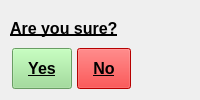
           <widget class="QWidget" name="sureWidget" native="true">
            <property name="sizePolicy">
             <sizepolicy hsizetype="Maximum" vsizetype="Preferred">
              <horstretch>0</horstretch>
              <verstretch>0</verstretch>
             </sizepolicy>
            </property>
            <property name="styleSheet">
             <string notr="true">#widget_10{
	border: 2px solid #000000;
}</string>
            </property>
            <layout class="QVBoxLayout" name="verticalLayout_13">
             <property name="spacing">
              <number>2</number>
             </property>
             <property name="leftMargin">
              <number>10</number>
             </property>
             <property name="topMargin">
              <number>10</number>
             </property>
             <property name="rightMargin">
              <number>10</number>
             </property>
             <property name="bottomMargin">
              <number>2</number>
             </property>
             <item>
              <widget class="QWidget" name="widget_17" native="true">
               <property name="sizePolicy">
                <sizepolicy hsizetype="Maximum" vsizetype="Preferred">
                 <horstretch>0</horstretch>
                 <verstretch>0</verstretch>
                </sizepolicy>
               </property>
               <layout class="QVBoxLayout" name="verticalLayout_14">
                <property name="spacing">
                 <number>0</number>
                </property>
                <property name="leftMargin">
                 <number>0</number>
                </property>
                <property name="topMargin">
                 <number>0</number>
                </property>
                <property name="rightMargin">
                 <number>0</number>
                </property>
                <property name="bottomMargin">
                 <number>0</number>
                </property>
                <item>
                 <widget class="QLabel" name="label_6">
                  <property name="sizePolicy">
                   <sizepolicy hsizetype="Maximum" vsizetype="Preferred">
                    <horstretch>0</horstretch>
                    <verstretch>0</verstretch>
                   </sizepolicy>
                  </property>
                  <property name="font">
                   <font>
                    <pointsize>12</pointsize>
                    <weight>75</weight>
                    <bold>true</bold>
                    <underline>true</underline>
                   </font>
                  </property>
                  <property name="styleSheet">
                   <string notr="true">QLabel{
	color: black;
}</string>
                  </property>
                  <property name="text">
                   <string>Are you sure?</string>
                  </property>
                 </widget>
                </item>
               </layout>
              </widget>
             </item>
             <item>
              <widget class="QWidget" name="widget_18" native="true">
               <property name="sizePolicy">
                <sizepolicy hsizetype="Maximum" vsizetype="Preferred">
                 <horstretch>0</horstretch>
                 <verstretch>0</verstretch>
                </sizepolicy>
               </property>
               <layout class="QHBoxLayout" name="horizontalLayout_12">
                <property name="spacing">
                 <number>5</number>
                </property>
                <property name="leftMargin">
                 <number>2</number>
                </property>
                <property name="topMargin">
                 <number>0</number>
                </property>
                <property name="rightMargin">
                 <number>2</number>
                </property>
                <item>
                 <widget class="QPushButton" name="sureYes">
                  <property name="sizePolicy">
                   <sizepolicy hsizetype="Maximum" vsizetype="Minimum">
                    <horstretch>0</horstretch>
                    <verstretch>0</verstretch>
                   </sizepolicy>
                  </property>
                  <property name="minimumSize">
                   <size>
                    <width>0</width>
                    <height>30</height>
                   </size>
                  </property>
                  <property name="sizeIncrement">
                   <size>
                    <width>0</width>
                    <height>0</height>
                   </size>
                  </property>
                  <property name="palette">
                   <palette>
                    <active>
                     <colorrole role="WindowText">
                      <brush brushstyle="SolidPattern">
                       <color alpha="255">
                        <red>0</red>
                        <green>0</green>
                        <blue>0</blue>
                       </color>
                      </brush>
                     </colorrole>
                     <colorrole role="Button">
                      <brush brushstyle="SolidPattern">
                       <color alpha="255">
                        <red>147</red>
                        <green>220</green>
                        <blue>139</blue>
                       </color>
                      </brush>
                     </colorrole>
                     <colorrole role="Text">
                      <brush brushstyle="SolidPattern">
                       <color alpha="255">
                        <red>0</red>
                        <green>0</green>
                        <blue>0</blue>
                       </color>
                      </brush>
                     </colorrole>
                     <colorrole role="ButtonText">
                      <brush brushstyle="SolidPattern">
                       <color alpha="255">
                        <red>0</red>
                        <green>0</green>
                        <blue>0</blue>
                       </color>
                      </brush>
                     </colorrole>
                     <colorrole role="Base">
                      <brush brushstyle="SolidPattern">
                       <color alpha="255">
                        <red>147</red>
                        <green>220</green>
                        <blue>139</blue>
                       </color>
                      </brush>
                     </colorrole>
                     <colorrole role="Window">
                      <brush brushstyle="SolidPattern">
                       <color alpha="255">
                        <red>147</red>
                        <green>220</green>
                        <blue>139</blue>
                       </color>
                      </brush>
                     </colorrole>
                    </active>
                    <inactive>
                     <colorrole role="WindowText">
                      <brush brushstyle="SolidPattern">
                       <color alpha="255">
                        <red>0</red>
                        <green>0</green>
                        <blue>0</blue>
                       </color>
                      </brush>
                     </colorrole>
                     <colorrole role="Button">
                      <brush brushstyle="SolidPattern">
                       <color alpha="255">
                        <red>147</red>
                        <green>220</green>
                        <blue>139</blue>
                       </color>
                      </brush>
                     </colorrole>
                     <colorrole role="Text">
                      <brush brushstyle="SolidPattern">
                       <color alpha="255">
                        <red>0</red>
                        <green>0</green>
                        <blue>0</blue>
                       </color>
                      </brush>
                     </colorrole>
                     <colorrole role="ButtonText">
                      <brush brushstyle="SolidPattern">
                       <color alpha="255">
                        <red>0</red>
                        <green>0</green>
                        <blue>0</blue>
                       </color>
                      </brush>
                     </colorrole>
                     <colorrole role="Base">
                      <brush brushstyle="SolidPattern">
                       <color alpha="255">
                        <red>147</red>
                        <green>220</green>
                        <blue>139</blue>
                       </color>
                      </brush>
                     </colorrole>
                     <colorrole role="Window">
                      <brush brushstyle="SolidPattern">
                       <color alpha="255">
                        <red>147</red>
                        <green>220</green>
                        <blue>139</blue>
                       </color>
                      </brush>
                     </colorrole>
                    </inactive>
                    <disabled>
                     <colorrole role="WindowText">
                      <brush brushstyle="SolidPattern">
                       <color alpha="255">
                        <red>0</red>
                        <green>0</green>
                        <blue>0</blue>
                       </color>
                      </brush>
                     </colorrole>
                     <colorrole role="Button">
                      <brush brushstyle="SolidPattern">
                       <color alpha="255">
                        <red>147</red>
                        <green>220</green>
                        <blue>139</blue>
                       </color>
                      </brush>
                     </colorrole>
                     <colorrole role="Text">
                      <brush brushstyle="SolidPattern">
                       <color alpha="255">
                        <red>0</red>
                        <green>0</green>
                        <blue>0</blue>
                       </color>
                      </brush>
                     </colorrole>
                     <colorrole role="ButtonText">
                      <brush brushstyle="SolidPattern">
                       <color alpha="255">
                        <red>0</red>
                        <green>0</green>
                        <blue>0</blue>
                       </color>
                      </brush>
                     </colorrole>
                     <colorrole role="Base">
                      <brush brushstyle="SolidPattern">
                       <color alpha="255">
                        <red>147</red>
                        <green>220</green>
                        <blue>139</blue>
                       </color>
                      </brush>
                     </colorrole>
                     <colorrole role="Window">
                      <brush brushstyle="SolidPattern">
                       <color alpha="255">
                        <red>147</red>
                        <green>220</green>
                        <blue>139</blue>
                       </color>
                      </brush>
                     </colorrole>
                    </disabled>
                   </palette>
                  </property>
                  <property name="font">
                   <font>
                    <pointsize>12</pointsize>
                    <weight>75</weight>
                    <bold>true</bold>
                    <underline>true</underline>
                   </font>
                  </property>
                  <property name="cursor">
                   <cursorShape>PointingHandCursor</cursorShape>
                  </property>
                  <property name="focusPolicy">
                   <enum>Qt::NoFocus</enum>
                  </property>
                  <property name="contextMenuPolicy">
                   <enum>Qt::DefaultContextMenu</enum>
                  </property>
                  <property name="styleSheet">
                   <string notr="true">QPushButton {
	color:black;
	background-color: rgb(147, 220, 139);
	padding-top: 10px;
    padding-right: 15px;
    padding-bottom: 10px;
    padding-left: 15px;
}</string>
                  </property>
                  <property name="text">
                   <string>Yes</string>
                  </property>
                  <property name="iconSize">
                   <size>
                    <width>16</width>
                    <height>16</height>
                   </size>
                  </property>
                 </widget>
                </item>
                <item>
                 <widget class="QPushButton" name="sureNo">
                  <property name="sizePolicy">
                   <sizepolicy hsizetype="Maximum" vsizetype="Minimum">
                    <horstretch>0</horstretch>
                    <verstretch>0</verstretch>
                   </sizepolicy>
                  </property>
                  <property name="palette">
                   <palette>
                    <active>
                     <colorrole role="WindowText">
                      <brush brushstyle="SolidPattern">
                       <color alpha="255">
                        <red>0</red>
                        <green>0</green>
                        <blue>0</blue>
                       </color>
                      </brush>
                     </colorrole>
                     <colorrole role="Button">
                      <brush brushstyle="SolidPattern">
                       <color alpha="255">
                        <red>255</red>
                        <green>0</green>
                        <blue>0</blue>
                       </color>
                      </brush>
                     </colorrole>
                     <colorrole role="Text">
                      <brush brushstyle="SolidPattern">
                       <color alpha="255">
                        <red>0</red>
                        <green>0</green>
                        <blue>0</blue>
                       </color>
                      </brush>
                     </colorrole>
                     <colorrole role="ButtonText">
                      <brush brushstyle="SolidPattern">
                       <color alpha="255">
                        <red>0</red>
                        <green>0</green>
                        <blue>0</blue>
                       </color>
                      </brush>
                     </colorrole>
                     <colorrole role="Base">
                      <brush brushstyle="SolidPattern">
                       <color alpha="255">
                        <red>255</red>
                        <green>0</green>
                        <blue>0</blue>
                       </color>
                      </brush>
                     </colorrole>
                     <colorrole role="Window">
                      <brush brushstyle="SolidPattern">
                       <color alpha="255">
                        <red>255</red>
                        <green>0</green>
                        <blue>0</blue>
                       </color>
                      </brush>
                     </colorrole>
                    </active>
                    <inactive>
                     <colorrole role="WindowText">
                      <brush brushstyle="SolidPattern">
                       <color alpha="255">
                        <red>0</red>
                        <green>0</green>
                        <blue>0</blue>
                       </color>
                      </brush>
                     </colorrole>
                     <colorrole role="Button">
                      <brush brushstyle="SolidPattern">
                       <color alpha="255">
                        <red>255</red>
                        <green>0</green>
                        <blue>0</blue>
                       </color>
                      </brush>
                     </colorrole>
                     <colorrole role="Text">
                      <brush brushstyle="SolidPattern">
                       <color alpha="255">
                        <red>0</red>
                        <green>0</green>
                        <blue>0</blue>
                       </color>
                      </brush>
                     </colorrole>
                     <colorrole role="ButtonText">
                      <brush brushstyle="SolidPattern">
                       <color alpha="255">
                        <red>0</red>
                        <green>0</green>
                        <blue>0</blue>
                       </color>
                      </brush>
                     </colorrole>
                     <colorrole role="Base">
                      <brush brushstyle="SolidPattern">
                       <color alpha="255">
                        <red>255</red>
                        <green>0</green>
                        <blue>0</blue>
                       </color>
                      </brush>
                     </colorrole>
                     <colorrole role="Window">
                      <brush brushstyle="SolidPattern">
                       <color alpha="255">
                        <red>255</red>
                        <green>0</green>
                        <blue>0</blue>
                       </color>
                      </brush>
                     </colorrole>
                    </inactive>
                    <disabled>
                     <colorrole role="WindowText">
                      <brush brushstyle="SolidPattern">
                       <color alpha="255">
                        <red>0</red>
                        <green>0</green>
                        <blue>0</blue>
                       </color>
                      </brush>
                     </colorrole>
                     <colorrole role="Button">
                      <brush brushstyle="SolidPattern">
                       <color alpha="255">
                        <red>255</red>
                        <green>0</green>
                        <blue>0</blue>
                       </color>
                      </brush>
                     </colorrole>
                     <colorrole role="Text">
                      <brush brushstyle="SolidPattern">
                       <color alpha="255">
                        <red>0</red>
                        <green>0</green>
                        <blue>0</blue>
                       </color>
                      </brush>
                     </colorrole>
                     <colorrole role="ButtonText">
                      <brush brushstyle="SolidPattern">
                       <color alpha="255">
                        <red>0</red>
                        <green>0</green>
                        <blue>0</blue>
                       </color>
                      </brush>
                     </colorrole>
                     <colorrole role="Base">
                      <brush brushstyle="SolidPattern">
                       <color alpha="255">
                        <red>255</red>
                        <green>0</green>
                        <blue>0</blue>
                       </color>
                      </brush>
                     </colorrole>
                     <colorrole role="Window">
                      <brush brushstyle="SolidPattern">
                       <color alpha="255">
                        <red>255</red>
                        <green>0</green>
                        <blue>0</blue>
                       </color>
                      </brush>
                     </colorrole>
                    </disabled>
                   </palette>
                  </property>
                  <property name="font">
                   <font>
                    <pointsize>12</pointsize>
                    <weight>75</weight>
                    <bold>true</bold>
                    <underline>true</underline>
                   </font>
                  </property>
                  <property name="cursor">
                   <cursorShape>PointingHandCursor</cursorShape>
                  </property>
                  <property name="styleSheet">
                   <string notr="true">QPushButton {
	color:black;
	background-color: rgb(255, 0, 0);
	padding-top: 10px;
    padding-right: 15px;
    padding-bottom: 10px;
    padding-left: 15px;
}</string>
                  </property>
                  <property name="text">
                   <string>No</string>
                  </property>
                 </widget>
                </item>
               </layout>
              </widget>
             </item>
            </layout>
           </widget>
